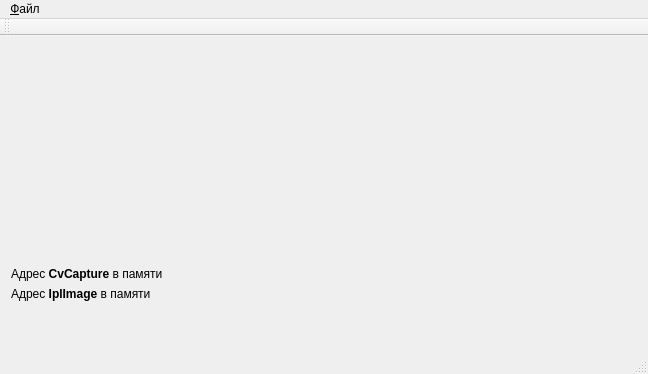
<?xml version="1.0" encoding="UTF-8"?>
<ui version="4.0">
 <class>MainWindow</class>
 <widget class="QMainWindow" name="MainWindow">
  <property name="geometry">
   <rect>
    <x>0</x>
    <y>0</y>
    <width>648</width>
    <height>374</height>
   </rect>
  </property>
  <property name="windowTitle">
   <string>MainWindow</string>
  </property>
  <widget class="QWidget" name="centralWidget">
   <property name="minimumSize">
    <size>
     <width>648</width>
     <height>250</height>
    </size>
   </property>
   <layout class="QGridLayout" name="gridLayout">
    <item row="0" column="0">
     <layout class="QVBoxLayout" name="verticalLayout_2">
      <item>
       <widget class="CQtOpenCVCaptureWidget" name="cQtOpenCVCaptureWidget">
        <property name="sizePolicy">
         <sizepolicy hsizetype="Expanding" vsizetype="Expanding">
          <horstretch>0</horstretch>
          <verstretch>0</verstretch>
         </sizepolicy>
        </property>
       </widget>
      </item>
     </layout>
    </item>
    <item row="1" column="0">
     <layout class="QVBoxLayout" name="verticalLayout">
      <item>
       <layout class="QHBoxLayout" name="horizontalLayout_2">
        <item>
         <widget class="QLabel" name="label_3">
          <property name="sizePolicy">
           <sizepolicy hsizetype="Fixed" vsizetype="Fixed">
            <horstretch>0</horstretch>
            <verstretch>0</verstretch>
           </sizepolicy>
          </property>
          <property name="text">
           <string>&lt;html&gt;&lt;head/&gt;&lt;body&gt;&lt;p&gt;Адрес &lt;span style=&quot; font-weight:600;&quot;&gt;CvCapture&lt;/span&gt; в памяти&lt;/p&gt;&lt;/body&gt;&lt;/html&gt;</string>
          </property>
         </widget>
        </item>
        <item>
         <widget class="QLabel" name="label_CaptureAddr">
          <property name="sizePolicy">
           <sizepolicy hsizetype="Preferred" vsizetype="Fixed">
            <horstretch>0</horstretch>
            <verstretch>0</verstretch>
           </sizepolicy>
          </property>
          <property name="layoutDirection">
           <enum>Qt::LeftToRight</enum>
          </property>
          <property name="text">
           <string/>
          </property>
         </widget>
        </item>
       </layout>
      </item>
      <item>
       <layout class="QHBoxLayout" name="horizontalLayout">
        <item>
         <widget class="QLabel" name="label">
          <property name="sizePolicy">
           <sizepolicy hsizetype="Fixed" vsizetype="Fixed">
            <horstretch>0</horstretch>
            <verstretch>0</verstretch>
           </sizepolicy>
          </property>
          <property name="text">
           <string>&lt;html&gt;&lt;head/&gt;&lt;body&gt;&lt;p&gt;Адрес &lt;span style=&quot; font-weight:600;&quot;&gt;IplImage&lt;/span&gt; в памяти&lt;/p&gt;&lt;/body&gt;&lt;/html&gt;</string>
          </property>
         </widget>
        </item>
        <item>
         <widget class="QLabel" name="label_ImageAddr">
          <property name="sizePolicy">
           <sizepolicy hsizetype="Preferred" vsizetype="Fixed">
            <horstretch>0</horstretch>
            <verstretch>0</verstretch>
           </sizepolicy>
          </property>
          <property name="layoutDirection">
           <enum>Qt::LeftToRight</enum>
          </property>
          <property name="text">
           <string/>
          </property>
         </widget>
        </item>
       </layout>
      </item>
      <item>
       <spacer name="verticalSpacer">
        <property name="orientation">
         <enum>Qt::Vertical</enum>
        </property>
        <property name="sizeType">
         <enum>QSizePolicy::Preferred</enum>
        </property>
        <property name="sizeHint" stdset="0">
         <size>
          <width>20</width>
          <height>40</height>
         </size>
        </property>
       </spacer>
      </item>
     </layout>
    </item>
   </layout>
  </widget>
  <widget class="QMenuBar" name="menuBar">
   <property name="geometry">
    <rect>
     <x>0</x>
     <y>0</y>
     <width>648</width>
     <height>24</height>
    </rect>
   </property>
   <widget class="QMenu" name="menu">
    <property name="title">
     <string>&amp;Файл</string>
    </property>
    <addaction name="action_Quit"/>
   </widget>
   <addaction name="menu"/>
  </widget>
  <widget class="QToolBar" name="mainToolBar">
   <attribute name="toolBarArea">
    <enum>TopToolBarArea</enum>
   </attribute>
   <attribute name="toolBarBreak">
    <bool>false</bool>
   </attribute>
  </widget>
  <widget class="QStatusBar" name="statusBar"/>
  <action name="action_Quit">
   <property name="text">
    <string>Завершить работу</string>
   </property>
   <property name="shortcut">
    <string>Ctrl+Q</string>
   </property>
  </action>
 </widget>
 <layoutdefault spacing="6" margin="11"/>
 <customwidgets>
  <customwidget>
   <class>CQtOpenCVCaptureWidget</class>
   <extends></extends>
   <header>cqtopencvcapturewidget.h</header>
  </customwidget>
 </customwidgets>
 <resources/>
 <connections>
  <connection>
   <sender>action_Quit</sender>
   <signal>activated()</signal>
   <receiver>MainWindow</receiver>
   <slot>close()</slot>
   <hints>
    <hint type="sourcelabel">
     <x>-1</x>
     <y>-1</y>
    </hint>
    <hint type="destinationlabel">
     <x>323</x>
     <y>154</y>
    </hint>
   </hints>
  </connection>
 </connections>
</ui>
